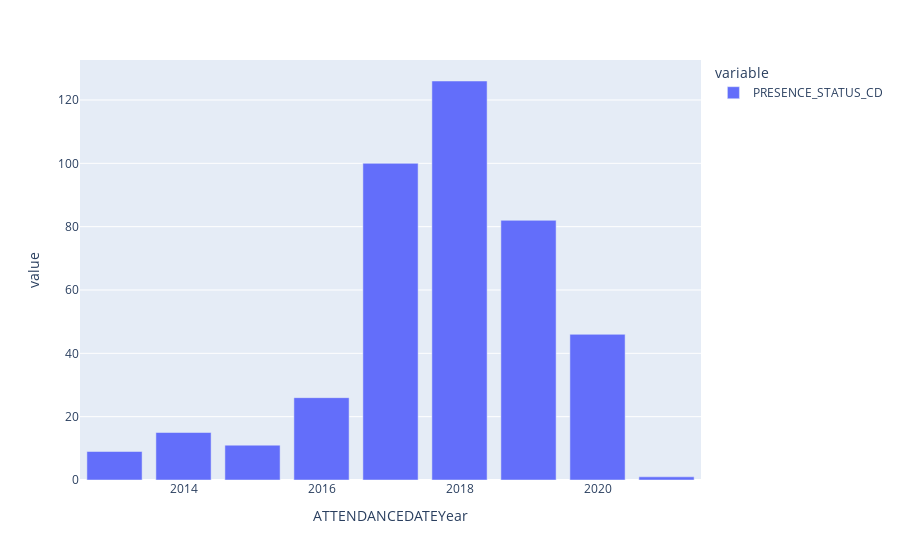

Here is the notebook cell this chart was saved with:
### Code cell
df_temp = df.loc[89271.0][["PRESENCE_STATUS_CD", "ATTENDANCEDATEYear"]]

df_present = df_temp[df_temp["PRESENCE_STATUS_CD"] == "Present"]
df_present.groupby("ATTENDANCEDATEYear")["PRESENCE_STATUS_CD"].count().plot(kind="bar")

### Figure 1 — Plotly figure (JSON) as saved in the notebook; plotly's stock layout.template omitted (floating-point values rounded to 4 significant figures)
{"data": [{"alignmentgroup": "True", "hovertemplate": "variable=PRESENCE_STATUS_CD<br>ATTENDANCEDATEYear=%{x}<br>value=%{y}<extra></extra>", "legendgroup": "PRESENCE_STATUS_CD", "marker": {"color": "#636efa", "pattern": {"shape": ""}}, "name": "PRESENCE_STATUS_CD", "offsetgroup": "PRESENCE_STATUS_CD", "orientation": "v", "showlegend": true, "textposition": "auto", "type": "bar", "x": [2013, 2014, 2015, 2016, 2017, 2018, 2019, 2020, 2021], "xaxis": "x", "y": [9, 15, 11, 26, 100, 126, 82, 46, 1], "yaxis": "y"}], "layout": {"barmode": "relative", "legend": {"title": {"text": "variable"}, "tracegroupgap": 0}, "margin": {"t": 60}, "xaxis": {"anchor": "y", "domain": [0, 1], "title": {"text": "ATTENDANCEDATEYear"}}, "yaxis": {"anchor": "x", "domain": [0, 1], "title": {"text": "value"}}}}
